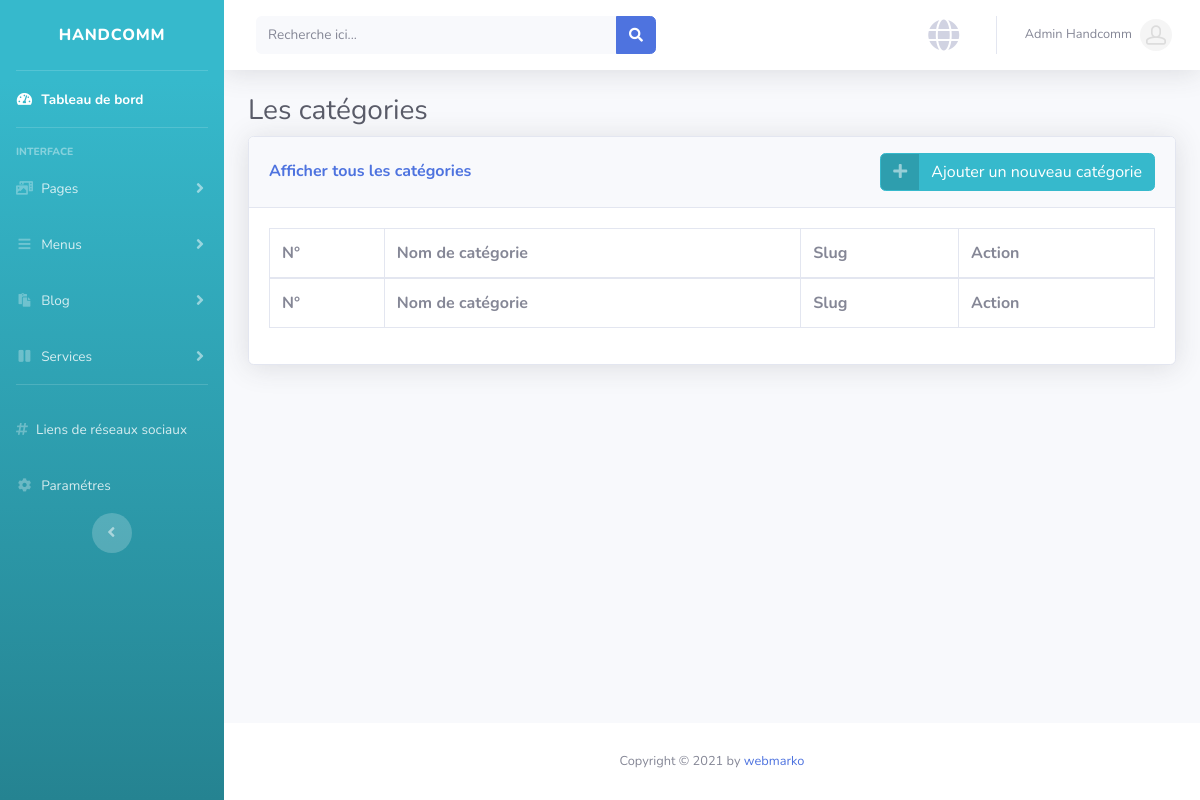
/administrateur/category.php (signed in), run on an earlier commit of the app's database.
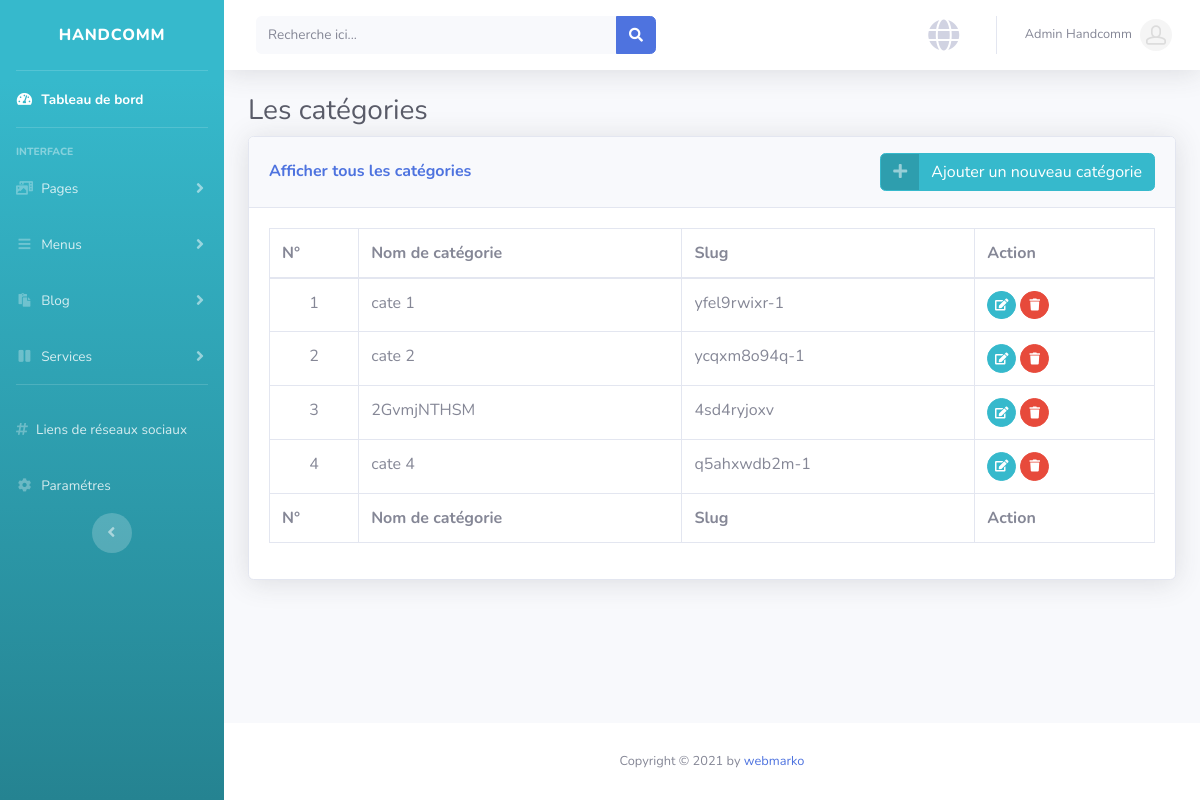
And on a later commit of the database.
### tables this page shows
CREATE TABLE `categories` (
  `id` int(11) NOT NULL,
  `category_name` varchar(100) NOT NULL,
  `category_slug` varchar(255) NOT NULL,
  `meta_title` varchar(255) DEFAULT NULL,
  `meta_keyword` mediumtext,
  `meta_description` mediumtext
);

### administrateur/category.php (the view, shortened to what this page needs)
<?php
    $before_css ='<link href="css/vender/dataTables.bootstrap4.min.css" rel="stylesheet">';
    require_once('header.php')
?>
<h1 class="h3 mb-2 text-gray-800">Les catégories</h1>
<div class="card shadow mb-4">
    <div class="card-header py-3 d-flex flex-row align-items-center justify-content-between">
        <h6 class="m-0 font-weight-bold text-primary">Afficher tous les catégories</h6>
        <div>
            <a href="category-add.php" class="btn btn-info btn-icon-split">
                <span class="icon text-white-50">
                    <i class="fas fa-plus"></i>
                </span>
                <span class="text">Ajouter un nouveau catégorie</span>
            </a>
        </div>
    </div>
    <div class="card-body">
        <div class="table-responsive">
            <table class="table table-bordered" id="dataTable" width="100%" cellspacing="0">
                <thead>
                    <tr>
                        <th>N°</th>
                        <th>Nom de catégorie</th>
                        <th>Slug</th>
                        <th>Action</th>
                    </tr>
                </thead>
                <tbody>
                <?php
            	$i=0;
            	$statement = $pdo->prepare("SELECT * FROM categories ORDER BY id DESC");
            	$statement->execute();
            	$result = $statement->fetchAll(PDO::FETCH_ASSOC);
            	foreach ($result as $row) {
            		$i++;
            		?>
					<tr>
	                    <td class="text-center"><?php echo $i; ?></td>
	                    <td><?php echo $row['category_name']; ?></td>
	                    <td><?php echo $row['category_slug']; ?></td>
	                    <td>
	                        <a href="category-edit.php?id=<?php echo $row['id']; ?>" class="btn btn-info btn-circle btn-sm">
                                <i class="fas fa-edit"></i>
                            </a>
	                        <a href="javascript:void(0);" class="btn btn-danger btn-circle btn-sm" data-href="category-delete.php?id=<?php echo $row['id']; ?>" data-toggle="modal" data-target="#confirm-delete">
                                <i class="fas fa-trash"></i>
                            </a>
	                    </td>
	                </tr>
            		<?php
            	}
            	?>
                </tbody>
                <tfoot>
                    <tr>
                        <th>N°</th>
                        <th>Nom de catégorie</th>
                        <th>Slug</th>
                        <th>Action</th>
                    </tr>
                </tfoot>
            </table>
        </div>
    </div>
</div>
<?php
    require_once('footer.php')
?>

### administrateur/header.php (shortened to what this page needs)
<!DOCTYPE html>
<html lang="en">
<head>
    <link href="https://cdnjs.cloudflare.com/ajax/libs/font-awesome/5.11.2/css/all.min.css" rel="stylesheet" type="text/css">
    <?php
        if (isset($before_css)) {
            echo $before_css;
        }
    ?>
    <link href="css/admin.min.css" rel="stylesheet">
    <link rel="stylesheet" href="css/style.main.css">
</head>
<body id="page-top">
    <div id="wrapper">
        <?php require_once('sidebar.php') ?>
        <div id="content-wrapper" class="d-flex flex-column">
            <div id="content">
                <?php require_once('navbar.php') ?>
            <div class="container-fluid">

### administrateur/sidebar.php (shortened to what this page needs)
<ul class="navbar-nav bg-gradient-info sidebar sidebar-dark accordion" id="accordionSidebar">
    <a class="sidebar-brand d-flex align-items-center justify-content-center" href="index.php">
        <div class="sidebar-brand-text mx-3">Handcomm</div>
    </a>
    <hr class="sidebar-divider my-0">
    <li class="nav-item active">
        <a class="nav-link" href="index.php">
            <i class="fas fa-fw fa-tachometer-alt"></i>
            <span>Tableau de bord</span></a>
    </li>
    <hr class="sidebar-divider">
    <div class="sidebar-heading">
        Interface
    </div>
    <li class="nav-item">
        <a class="nav-link collapsed" href="#" data-toggle="collapse" data-target="#collapsepage"
            aria-expanded="true" aria-controls="collapsepage">
            <i class="fas fa-fw fa-photo-video"></i>
            <span>Pages</span>
        </a>
    </li>
    <li class="nav-item">
        <a class="nav-link collapsed" href="#" data-toggle="collapse" data-target="#collapsemenu"
            aria-expanded="true" aria-controls="collapsemenu">
            <i class="fas fa-fw fa-bars"></i>
            <span>Menus</span>
        </a>
    </li>
    <li class="nav-item">
            <a class="nav-link collapsed" href="#" data-toggle="collapse" data-target="#collapsenews"
                aria-expanded="true" aria-controls="collapsenews">
                <i class="fas fa-fw fa-paste"></i>
                <span>Blog</span>
            </a>
    </li>
    <li class="nav-item">
            <a class="nav-link collapsed" href="#" data-toggle="collapse" data-target="#collapseservice"
                aria-expanded="true" aria-controls="collapseservice">
                <i class="fas fa-fw fa-pause"></i>
                <span>Services</span>
            </a>
    </li>
    <hr class="sidebar-divider d-none d-md-block">
    <li class="nav-item">
        <a class="nav-link collapsed" href="social.php">
            <i class="fas fa-hashtag"></i>
            <span>Liens de réseaux sociaux</span>
        </a>
    </li>
    <li class="nav-item">
        <a class="nav-link collapsed" href="parametre.php">
          <i class="fas fa-fw fa-cog"></i>
         <span>Paramétres</span>
        </a>
   </li>
    <div class="text-center d-none d-md-inline">
        <button class="rounded-circle border-0" id="sidebarToggle"></button>
    </div>
</ul>

### administrateur/navbar.php (shortened to what this page needs)
<nav class="navbar navbar-expand navbar-light bg-white topbar mb-4 static-top shadow">
<form
    class="d-none d-sm-inline-block form-inline mr-auto ml-md-3 my-2 my-md-0 mw-100 navbar-search">
    <div class="input-group">
        <input type="text" class="form-control bg-light border-0 small" placeholder="Recherche ici..."
            aria-label="Recherche" aria-describedby="basic-addon2">
        <div class="input-group-append">
            <button class="btn btn-primary" type="button">
                <i class="fas fa-search fa-sm"></i>
            </button>
        </div>
    </div>
</form>
<ul class="navbar-nav ml-auto">
    <li class="nav-item dropdown no-arrow mx-1">
        <a class="nav-link dropdown-toggle" href="<?php echo BASE_URL; ?>" target="_blank" data-toggle="tooltip" data-placement="top" title="Visiter le site web">
            <i class="fas fa-globe fa-fw fa-2x"></i>
        </a>
     </li>
    <li class="nav-item dropdown no-arrow">
        <a class="nav-link dropdown-toggle" href="#" id="userDropdown" role="button"
            data-toggle="dropdown" aria-haspopup="true" aria-expanded="false">
            <span class="mr-2 d-none d-lg-inline text-gray-600 small"><?php echo $_SESSION["utilisateur"]["nom_complet"] ?></span>
            <?php if(!empty($_SESSION["utilisateur"]["photo"]) && $_SESSION["utilisateur"]["photo"] !== "avatar0.jpg")
                {
                   echo '<img class="img-profile rounded-circle" src="../assets/uploads/avatars/' . $_SESSION["utilisateur"]["photo"] . '">';
                }else{
                    echo '<img class="img-profile rounded-circle" src="../assets/uploads/avatars/avatar0.jpg">';
                } ?>
        </a>
    </li>
</ul>
</nav>

### administrateur/footer.php (shortened to what this page needs)
        </div>
        </div>
            <footer class="sticky-footer bg-white">
                <div class="container my-auto">
                    <div class="copyright text-center my-auto">
                        <span>Copyright &copy; <?php echo  date('Y'); ?> by <code></></code> <a href="https://www.webmarko.com/">webmarko</a></span>
                    </div>
                </div>
            </footer>
        </div>
    </div>
</body>
</html>

What changed in the data, as far as the page shows it:
added categories: category_name "cate 1", category_slug "yfel9rwixr-1"
added categories: category_name "cate 2", category_slug "ycqxm8o94q-1"
added categories: category_name "2GvmjNTHSM", category_slug "4sd4ryjoxv"
added categories: category_name "cate 4", category_slug "q5ahxwdb2m-1"
